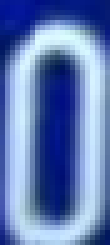
%> input picture 程序/0_0000000549.bmp, 22 x 49 px (shown 5 times larger)
$ octave --eval "result = my_normalize(imread('0_0000000549.bmp'));"   (GNU Octave 9; MATLAB toolbox functions it lacks are replaced by stand-ins)
%> lines starting %> are read from the running program, lines starting %| are printed output that depends on the picture
function Bw= my_normalize(I)
%
%
if ndims(I)==3
    Gray = rgb2gray(I);
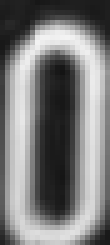
%> Gray: size 49x22 uint8 (shown 5 times larger); min 20, max 243, mean 123.2
else
    Gray = I;
end
%%
Bw = imresize(Gray,[60,20],'nearest');
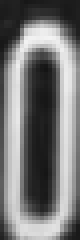
%> Bw: size 60x20 uint8 (shown 4 times larger); min 20, max 243, mean 119

$ run again, on 程序/8_0000000041.bmp
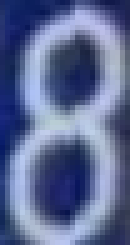
%> input picture 程序/8_0000000041.bmp, 26 x 49 px (shown 5 times larger)
%> in my_normalize, `Gray = rgb2gray(I);`:
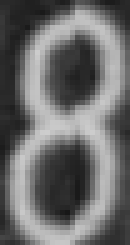
%> Gray: size 49x26 uint8 (shown 5 times larger); min 23, max 205, mean 107.5
%> in my_normalize, `Bw = imresize(Gray,[60,20],'nearest');`:
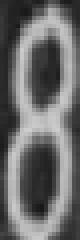
%> Bw: size 60x20 uint8 (shown 4 times larger); min 23, max 205, mean 106.8
